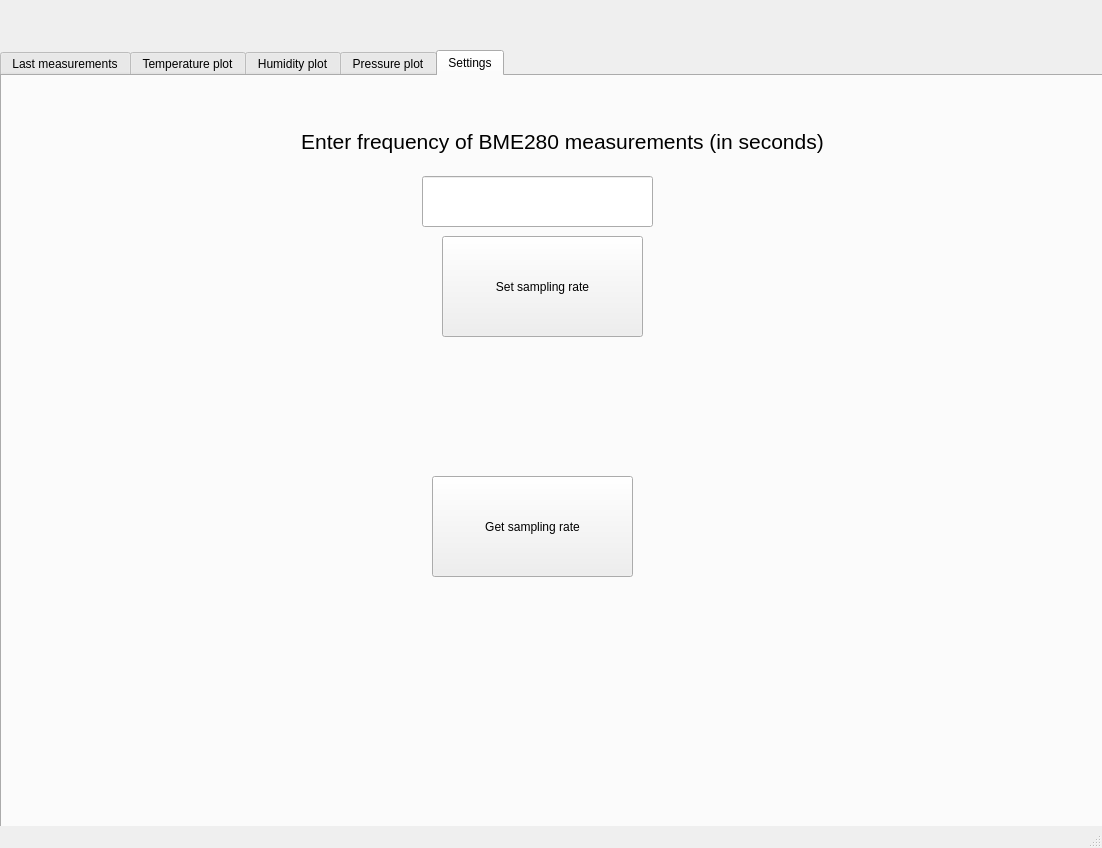
<?xml version="1.0" encoding="UTF-8"?>
<ui version="4.0">
 <class>MainWindow</class>
 <widget class="QMainWindow" name="MainWindow">
  <property name="geometry">
   <rect>
    <x>0</x>
    <y>0</y>
    <width>1102</width>
    <height>848</height>
   </rect>
  </property>
  <property name="windowTitle">
   <string>MainWindow</string>
  </property>
  <widget class="QWidget" name="centralwidget">
   <widget class="QTabWidget" name="SettingsTab">
    <property name="geometry">
     <rect>
      <x>0</x>
      <y>50</y>
      <width>1181</width>
      <height>781</height>
     </rect>
    </property>
    <property name="currentIndex">
     <number>4</number>
    </property>
    <widget class="QWidget" name="tab">
     <attribute name="title">
      <string>Last measurements</string>
     </attribute>
     <widget class="QPushButton" name="temperature_button">
      <property name="geometry">
       <rect>
        <x>340</x>
        <y>130</y>
        <width>221</width>
        <height>81</height>
       </rect>
      </property>
      <property name="font">
       <font>
        <pointsize>8</pointsize>
       </font>
      </property>
      <property name="text">
       <string>Get last temperature</string>
      </property>
     </widget>
     <widget class="QPushButton" name="humidity_button">
      <property name="geometry">
       <rect>
        <x>340</x>
        <y>300</y>
        <width>221</width>
        <height>101</height>
       </rect>
      </property>
      <property name="text">
       <string>Get last humidity</string>
      </property>
     </widget>
     <widget class="QPushButton" name="pressure_button">
      <property name="geometry">
       <rect>
        <x>340</x>
        <y>520</y>
        <width>221</width>
        <height>81</height>
       </rect>
      </property>
      <property name="text">
       <string>Get last pressure</string>
      </property>
     </widget>
     <widget class="QLabel" name="pressure_label">
      <property name="geometry">
       <rect>
        <x>700</x>
        <y>520</y>
        <width>241</width>
        <height>81</height>
       </rect>
      </property>
      <property name="font">
       <font>
        <pointsize>20</pointsize>
       </font>
      </property>
      <property name="text">
       <string>TextLabel</string>
      </property>
      <property name="alignment">
       <set>Qt::AlignCenter</set>
      </property>
     </widget>
     <widget class="QLabel" name="humidity_label">
      <property name="geometry">
       <rect>
        <x>700</x>
        <y>310</y>
        <width>241</width>
        <height>91</height>
       </rect>
      </property>
      <property name="font">
       <font>
        <pointsize>20</pointsize>
       </font>
      </property>
      <property name="text">
       <string>TextLabel</string>
      </property>
      <property name="alignment">
       <set>Qt::AlignCenter</set>
      </property>
     </widget>
     <widget class="QLabel" name="temperature_label">
      <property name="geometry">
       <rect>
        <x>730</x>
        <y>130</y>
        <width>191</width>
        <height>81</height>
       </rect>
      </property>
      <property name="font">
       <font>
        <pointsize>20</pointsize>
       </font>
      </property>
      <property name="text">
       <string>TextLabel</string>
      </property>
      <property name="alignment">
       <set>Qt::AlignCenter</set>
      </property>
     </widget>
    </widget>
    <widget class="QWidget" name="tab_5">
     <attribute name="title">
      <string>Temperature plot</string>
     </attribute>
     <widget class="QPushButton" name="temperature_plot_button">
      <property name="geometry">
       <rect>
        <x>480</x>
        <y>560</y>
        <width>221</width>
        <height>81</height>
       </rect>
      </property>
      <property name="text">
       <string>Temperature plot</string>
      </property>
     </widget>
     <widget class="PlotWidget" name="temperature_plot" native="true">
      <property name="geometry">
       <rect>
        <x>140</x>
        <y>30</y>
        <width>890</width>
        <height>510</height>
       </rect>
      </property>
     </widget>
    </widget>
    <widget class="QWidget" name="tab_4">
     <attribute name="title">
      <string>Humidity plot</string>
     </attribute>
     <widget class="QPushButton" name="humidity_plot_button">
      <property name="geometry">
       <rect>
        <x>470</x>
        <y>600</y>
        <width>221</width>
        <height>81</height>
       </rect>
      </property>
      <property name="text">
       <string>Humidity plot</string>
      </property>
     </widget>
     <widget class="PlotWidget" name="humidity_plot" native="true">
      <property name="geometry">
       <rect>
        <x>140</x>
        <y>30</y>
        <width>890</width>
        <height>510</height>
       </rect>
      </property>
     </widget>
    </widget>
    <widget class="QWidget" name="tab_3">
     <attribute name="title">
      <string>Pressure plot</string>
     </attribute>
     <widget class="QPushButton" name="pressure_plot_button">
      <property name="geometry">
       <rect>
        <x>510</x>
        <y>590</y>
        <width>221</width>
        <height>81</height>
       </rect>
      </property>
      <property name="text">
       <string>Pressure plot</string>
      </property>
     </widget>
     <widget class="PlotWidget" name="pressure_plot" native="true">
      <property name="geometry">
       <rect>
        <x>140</x>
        <y>30</y>
        <width>890</width>
        <height>510</height>
       </rect>
      </property>
     </widget>
    </widget>
    <widget class="QWidget" name="tab_2">
     <attribute name="title">
      <string>Settings</string>
     </attribute>
     <widget class="QPushButton" name="set_sampling_rate_button">
      <property name="geometry">
       <rect>
        <x>440</x>
        <y>160</y>
        <width>201</width>
        <height>101</height>
       </rect>
      </property>
      <property name="text">
       <string>Set sampling rate</string>
      </property>
     </widget>
     <widget class="QLineEdit" name="sampling_rate_line_edit">
      <property name="geometry">
       <rect>
        <x>420</x>
        <y>100</y>
        <width>231</width>
        <height>51</height>
       </rect>
      </property>
     </widget>
     <widget class="QLabel" name="sampling_rate_prompt_label">
      <property name="geometry">
       <rect>
        <x>210</x>
        <y>40</y>
        <width>701</width>
        <height>51</height>
       </rect>
      </property>
      <property name="font">
       <font>
        <pointsize>16</pointsize>
       </font>
      </property>
      <property name="text">
       <string>Enter frequency of BME280 measurements (in seconds)</string>
      </property>
      <property name="alignment">
       <set>Qt::AlignCenter</set>
      </property>
     </widget>
     <widget class="QLabel" name="current_sampling_rate_label">
      <property name="geometry">
       <rect>
        <x>190</x>
        <y>330</y>
        <width>701</width>
        <height>51</height>
       </rect>
      </property>
      <property name="font">
       <font>
        <pointsize>16</pointsize>
       </font>
      </property>
      <property name="text">
       <string/>
      </property>
      <property name="alignment">
       <set>Qt::AlignCenter</set>
      </property>
     </widget>
     <widget class="QPushButton" name="get_sampling_rate_button">
      <property name="geometry">
       <rect>
        <x>430</x>
        <y>400</y>
        <width>201</width>
        <height>101</height>
       </rect>
      </property>
      <property name="text">
       <string>Get sampling rate</string>
      </property>
     </widget>
    </widget>
   </widget>
  </widget>
  <widget class="QMenuBar" name="menubar">
   <property name="geometry">
    <rect>
     <x>0</x>
     <y>0</y>
     <width>1102</width>
     <height>26</height>
    </rect>
   </property>
  </widget>
  <widget class="QStatusBar" name="statusbar"/>
 </widget>
 <customwidgets>
  <customwidget>
   <class>PlotWidget</class>
   <extends>QWidget</extends>
   <header location="global">pyqtgraph</header>
   <container>1</container>
  </customwidget>
 </customwidgets>
 <resources/>
 <connections/>
</ui>
